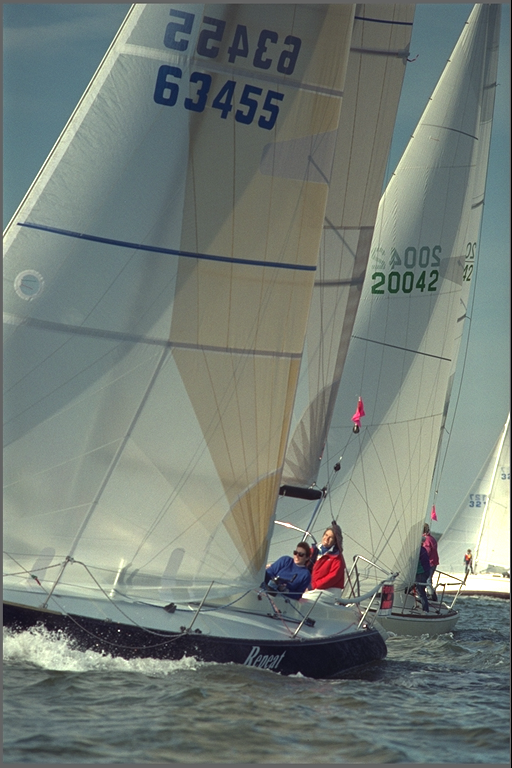
#> input picture Tests/kodim10.png, 512 x 768 px, found by its file name
$ jupyter execute dft-filter.ipynb   (older library calls are emulated)
#> lines starting #> are read from the running program, lines starting #| are printed output that depends on the picture; long printed decimals are rounded
[cell 1]
import numpy as np
import scipy.ndimage as nd
from skimage import data, morphology, filters as imfilter
import cv2
import matplotlib.pyplot as plt
import skimage.metrics as metrics
cv2.useOptimized()
import urllib.request

[cell 2]
# read samle image from url
urllib.request.urlretrieve('https://r0k.us/graphics/kodak/kodak/kodim10.png', 'kodim10.png')
im=cv2.imread('kodim10.png')
#> im is the input picture: shape (768, 512, 3); mean B, G, R 118.3, 124.8, 115.6
im=cv2.cvtColor(im, cv2.COLOR_BGR2RGB)
imgray=cv2.cvtColor(im, cv2.COLOR_RGB2GRAY)
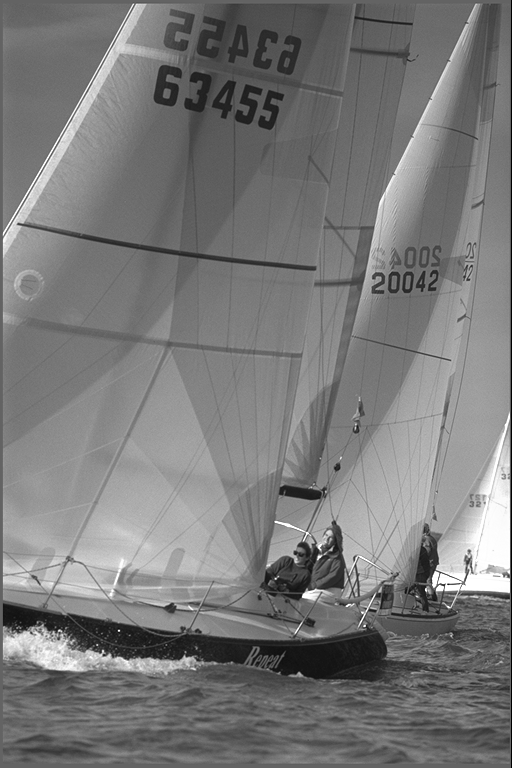
#> imgray: shape (768, 512); min 0, max 255, mean 121.3

plt.figure()
plt.imshow(im)
plt.title('Original Image')

plt.figure()
plt.imshow(imgray, cmap='gray')
plt.title('Grayscale Image')

[cell 3]
#spatial filtering
#mean filter
kernel_size = (3,13)
mean_filter = np.ones(kernel_size, np.float32)/(kernel_size[0]*kernel_size[1])
mean_filtered = cv2.filter2D(imgray, ddepth=cv2.CV_32F, kernel=mean_filter)
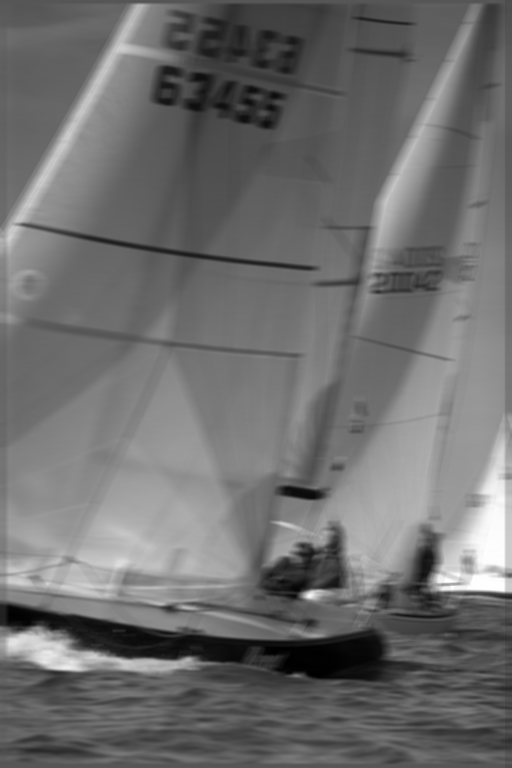
#> mean_filtered: shape (768, 512) float32; min 19.33, max 255, mean 121.5; drawn with min black and max white

plt.figure()
plt.imshow(mean_filtered, cmap='gray')
plt.title('Mean Filtered Image')

[cell 4]
def dft_filter(im, kernel, debug=False):
    #pad the kernel to the size of the image
#> called with kernel = array of shape (3, 13), debug = True
    kernel_padded = np.zeros(im.shape)
    rows, cols = im.shape
#> rows = 768; cols = 512
    rk, ck = kernel.shape
    kernel_padded[rows//2-rk//2:rows//2+rk//2+1, cols//2-ck//2:cols//2+ck//2+1] = kernel
    kernel_padded=np.fft.ifftshift(kernel_padded)
    #kernel_padded[:kernel.shape[0], :kernel.shape[1]] = kernel
    #compute the DFT of the image and the kernel
    im_dft = np.fft.fft2(im)
    kernel_dft = np.fft.fft2(kernel_padded)
    #compute the product of the DFT of the image and the DFT of the kernel
    im_filtered_dft = im_dft*kernel_dft
    #compute the inverse DFT of the product
    im_filtered = np.fft.ifft2(im_filtered_dft)
    im_filtered = np.abs(im_filtered)
    #return the real part of the result

    if debug:
        #plt.figure()
        ax = plt.figure().add_subplot(projection='3d')
        #plt.pcolormesh(np.fft.fftshift(np.log(1+np.abs(kernel_dft))))
        X,Y = np.meshgrid(np.arange(0,im.shape[1]),np.arange(0,im.shape[0]))
        ax.plot_surface(X,Y,
                        np.fft.fftshift(np.log(1+np.abs(kernel_dft))), cmap='viridis')
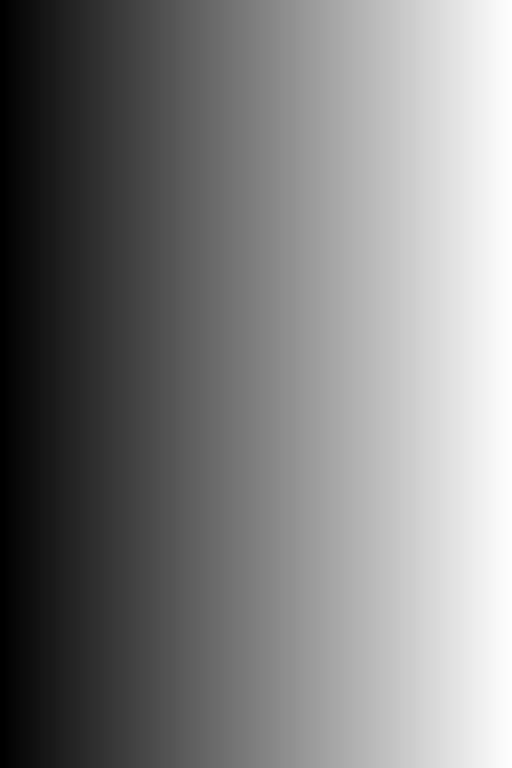
#> X: shape (768, 512) int64; min 0, max 511, mean 255.5; drawn with min black and max white
        plt.title('Kernel DFT')
        #plt.colorbar()
    return np.real(im_filtered)


def inv_dft_filter(im, kernel,eps=1e-12,debug=False):
    #pad the kernel to the size of the image
#> called with kernel = array of shape (3, 13), eps = 0.1, debug = True
    kernel_padded = np.zeros(im.shape)
    rows, cols = im.shape
#> rows = 768; cols = 512
    rk, ck = kernel.shape
    kernel_padded[rows//2-rk//2:rows//2+rk//2+1, cols//2-ck//2:cols//2+ck//2+1] = kernel
    kernel_padded=np.fft.ifftshift(kernel_padded)
    #kernel_padded[:kernel.shape[0], :kernel.shape[1]] = kernel
    #compute the DFT of the image and the kernel
    im_dft = np.fft.fft2(im)
    kernel_dft = np.fft.fft2(kernel_padded)
    #compute the product of the DFT of the image and the DFT of the kernel
    kernel_dft[np.abs(kernel_dft) < eps] = 1.0
    im_filtered_dft = im_dft/(kernel_dft)
    #compute the inverse DFT
    im_filtered = np.fft.ifft2(im_filtered_dft)
    im_filtered = np.abs(im_filtered)
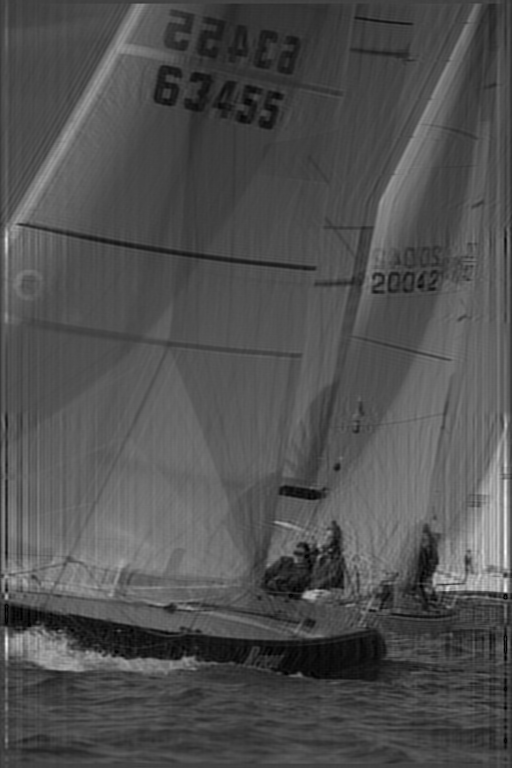
#> im_filtered: shape (768, 512) float64; min 0.0336, max 383.9, mean 121.5; drawn with min black and max white

    if debug:
        #plt.figure()
        ax = plt.figure().add_subplot(projection='3d')
        #plt.pcolormesh(np.fft.fftshift(np.log(1+np.abs(kernel_dft))))
        X,Y = np.meshgrid(np.arange(0,im.shape[1]),np.arange(0,im.shape[0]))
        ax.plot_surface(X,Y,
                        np.fft.fftshift(np.log(1+np.abs(1/kernel_dft))), cmap='viridis')
        plt.title('Iverse Kernel DFT')
        #plt.colorbar()

    #return the real part of the result
    return np.real(im_filtered)

def psnr(im1,im2):
    p=-1.0
    assert im1.shape == im2.shape
    p=255**2/np.mean((im1-im2)**2)
    p=10*np.log10(p)
    return p

[cell 5]
mean_filtered_dft = dft_filter(imgray, mean_filter,debug=True)

plt.figure()
plt.imshow(mean_filtered_dft, cmap='gray')
plt.title('Mean Filtered Image (DFT)')

# [6 lines of commented-out code are left out]

inv_dft_filtered = inv_dft_filter(mean_filtered, mean_filter,eps=0.1,debug=True)
#inv_dft_filtered = inv_dft_filter(mean_filtered_dft, mean_filter)


plt.figure()
plt.imshow(inv_dft_filtered, cmap='gray')
plt.title('Inverse DFT Filtered Image')

err_img=np.abs( imgray-inv_dft_filtered)
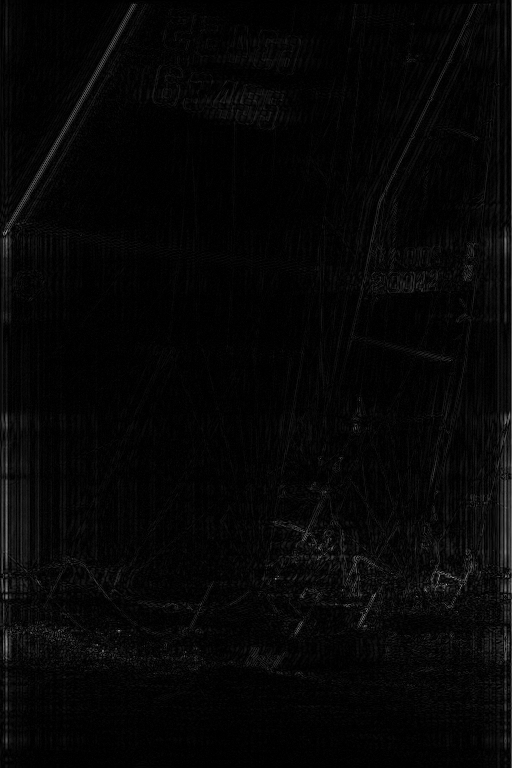
#> err_img: shape (768, 512) float64; min 1.95e-05, max 170.8, mean 6.4
plt.figure()
plt.imshow(err_img, cmap='gray')
plt.title('Error Image')
plt.colorbar()
print('Degradated PSNR :',psnr(imgray,mean_filtered) , 'dB')
#> in psnr, `p=255**2/np.mean((im1-im2)**2)`: p = 367.3
#> in psnr, `p=10*np.log10(p)`: p = 25.65
#| Degradated PSNR : 25.650 dB
print('Restored PSNR :',psnr(imgray,inv_dft_filtered) , 'dB')
#| Restored PSNR : 26.933 dB
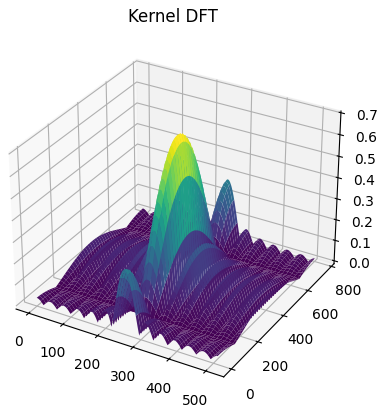
#> figure drawn by matplotlib, 1 panel
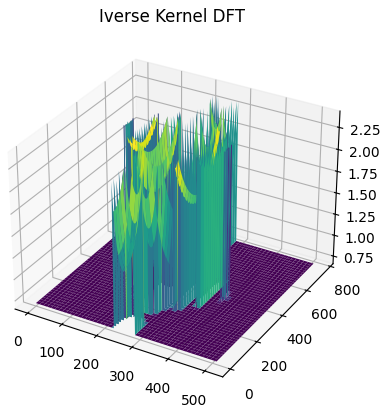
#> figure drawn by matplotlib, 1 panel
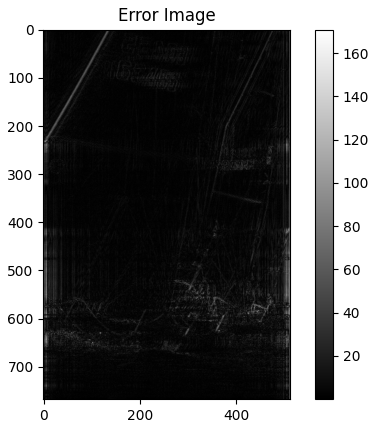
#> figure drawn by matplotlib, 2 panels

[cell 6]
#wiener filter
def wiener_filter(im, kernel, K=0.01,debug=False):
    #pad the kernel to the size of the image
#> called with kernel = array of shape (3, 13), K = 0.01, debug = True
    kernel_padded = np.zeros(im.shape)
    rows, cols = im.shape
#> rows = 768; cols = 512
    rk, ck = kernel.shape
    kernel_padded[rows//2-rk//2:rows//2+rk//2+1, cols//2-ck//2:cols//2+ck//2+1] = kernel
    kernel_padded=np.fft.ifftshift(kernel_padded)
    #kernel_padded[:kernel.shape[0], :kernel.shape[1]] = kernel
    #compute the DFT of the image and the kernel
    im_dft = np.fft.fft2(im)
    kernel_dft = np.fft.fft2(kernel_padded)
    #compute the product of the DFT of the image and the DFT of the kernel
    H = np.conj(kernel_dft)/(np.abs(kernel_dft)**2+K)
    im_filtered_dft = H*im_dft
    #compute the inverse DFT of the product
    im_filtered = np.fft.ifft2(im_filtered_dft)
    im_filtered = np.abs(im_filtered)

    if debug:
        #plt.figure()
        ax = plt.figure().add_subplot(projection='3d')
        #plt.pcolormesh(np.fft.fftshift(np.log(1+np.abs(kernel_dft))))
        X,Y = np.meshgrid(np.arange(0,im.shape[1]),np.arange(0,im.shape[0]))
        ax.plot_surface(X,Y,
                        np.fft.fftshift(np.log(1+np.abs(H))), cmap='viridis')
        plt.title('Wiener Kernel DFT')
    #return the real part of the result
    return np.real(im_filtered)

[cell 7]
wiener_filtered = wiener_filter(mean_filtered, mean_filter, K=0.01,debug=True)

plt.figure()
plt.imshow(wiener_filtered, cmap='gray')
plt.title('Wiener Filtered Image')

err_img=np.abs( wiener_filtered-imgray)
plt.figure()

plt.imshow(err_img, cmap='gray')
plt.title('Error Image')
plt.colorbar()

print('Wiener Filtered PSNR :',psnr(imgray,wiener_filtered) , 'dB')
#| Wiener Filtered PSNR : 28.033 dB
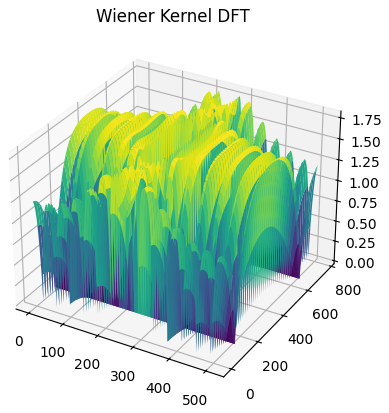
#> figure drawn by matplotlib, 1 panel

$ run again, with Tests/kodim07.png copied over Tests/kodim10.png
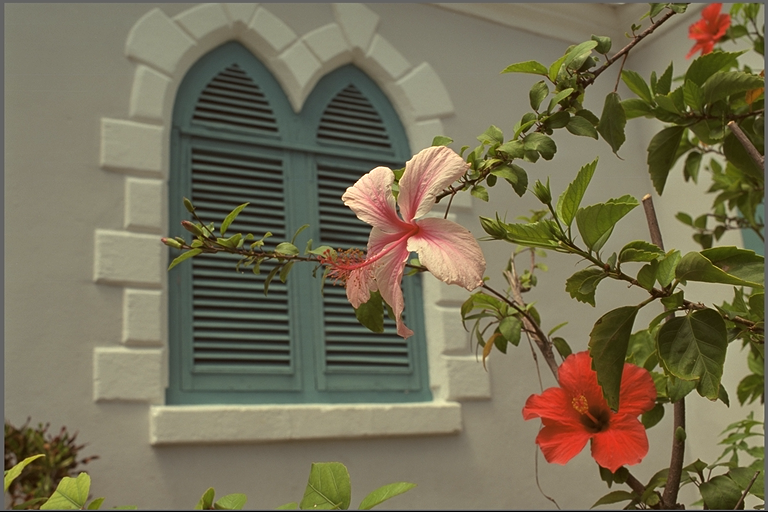
#> input picture Tests/kodim07.png, 768 x 512 px, found by its file name
#> im is the input picture: shape (512, 768, 3); mean B, G, R 85.4, 110.7, 117.6
#> in psnr, `p=255**2/np.mean((im1-im2)**2)`: p = 388.7
#> in psnr, `p=10*np.log10(p)`: p = 25.9
#| Degradated PSNR : 25.896 dB
#| Restored PSNR : 28.204 dB
#> `err_img=np.abs( wiener_filtered-imgray)`:
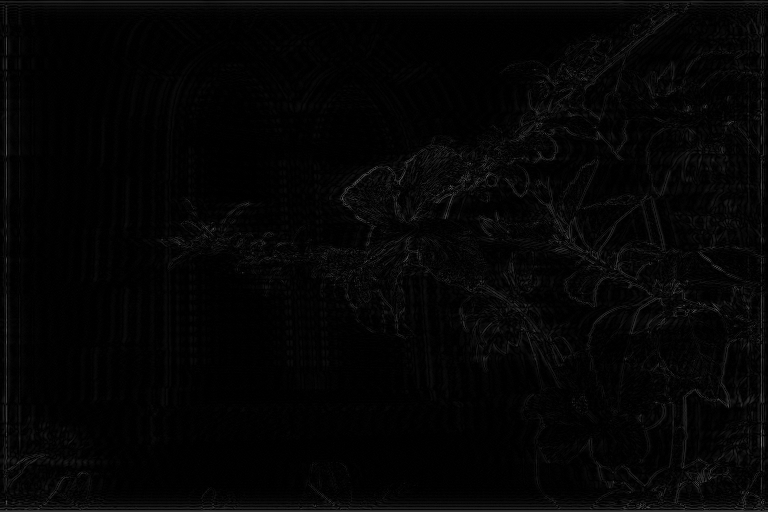
#> err_img: shape (512, 768) float64; min 7.5e-06, max 109.3, mean 5
#| Wiener Filtered PSNR : 29.253 dB
#> `[cell 7] wiener_filtered = wiener_filter(mean_filtered, mean_filter, K..`:
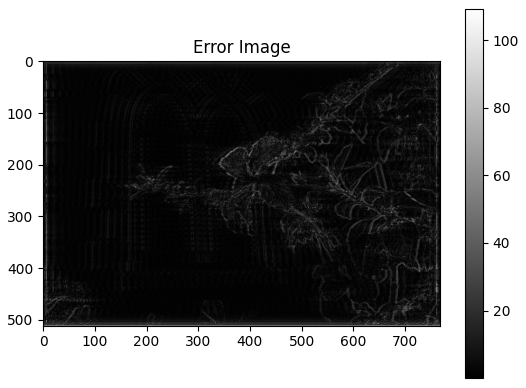
#> figure drawn by matplotlib, 2 panels
